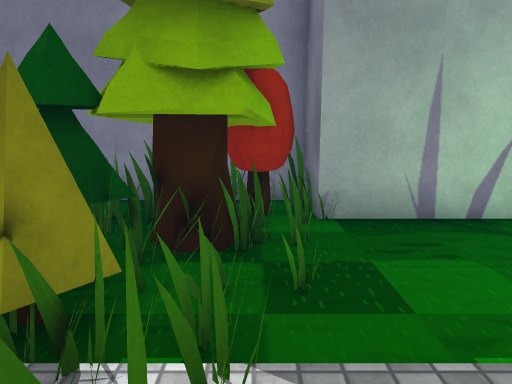
[1] (above)

15 first-person views from a walk through a 3-D level made in the Unity game engine. The camera is 1.4 m above the floor, tilts 10° down and sees 70° across. The floor is counted in squares, 1 m on a side. Each view is taken from the middle of a square. On the plan, view 1 faces up. The plan holds only what a view shows up to about 16 squares ahead; the rest is blank. The place goes on beyond the plan. The player is left out. Some animated figures are left out. Some surface patterns are stand-ins.

[2]
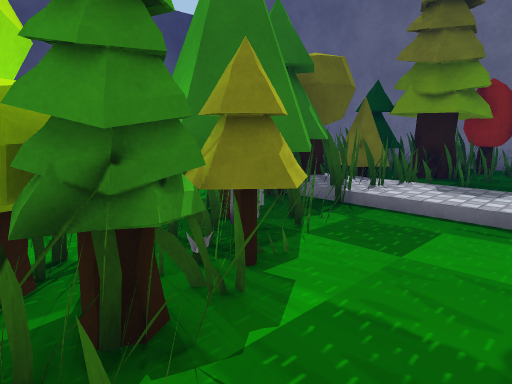

[3]
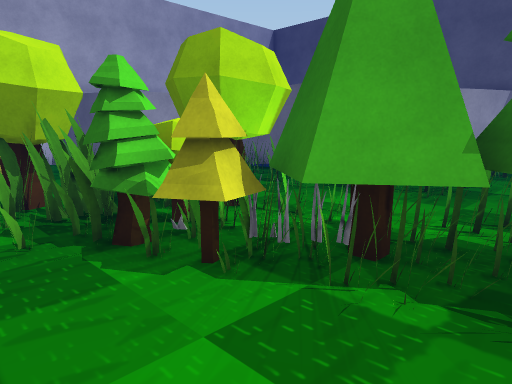

[4]
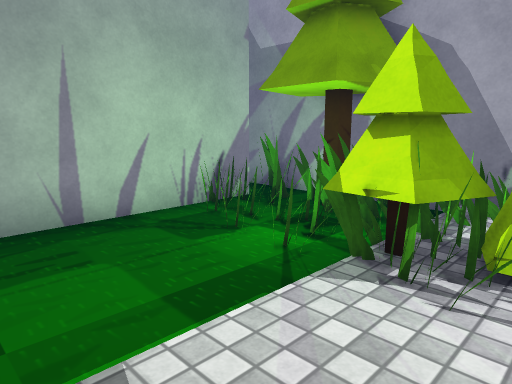

[5]
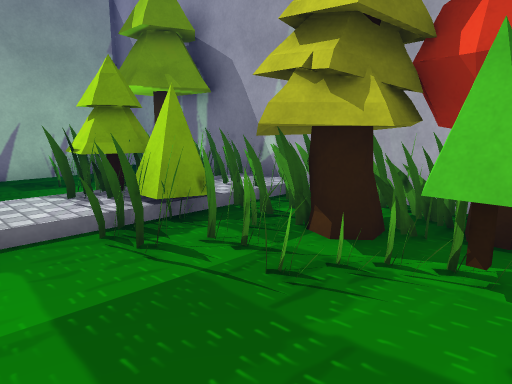

[6]
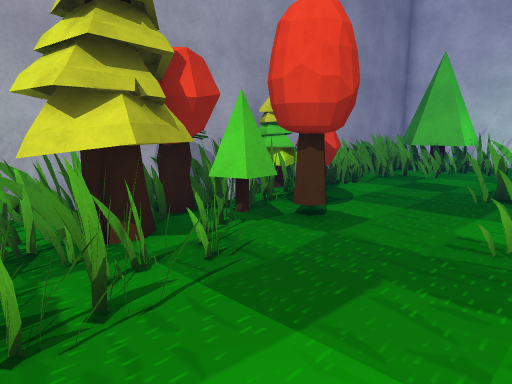

[7]
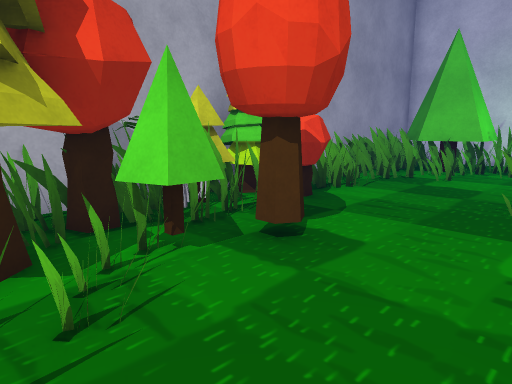

[8]
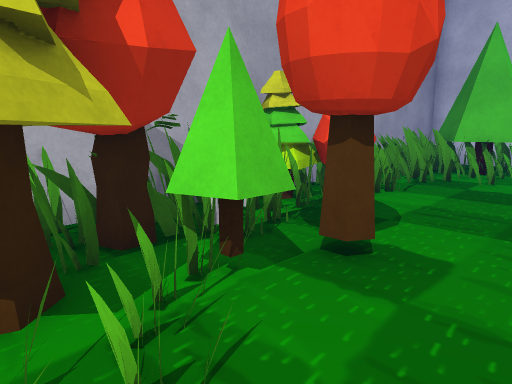

[9]
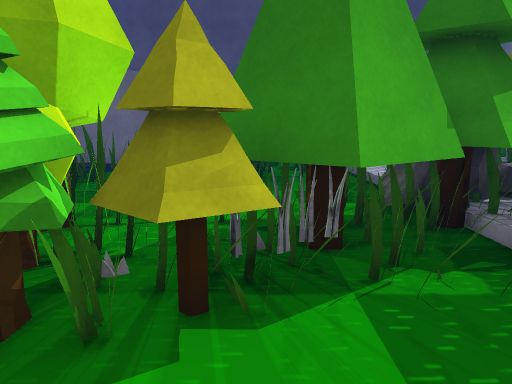

[10]
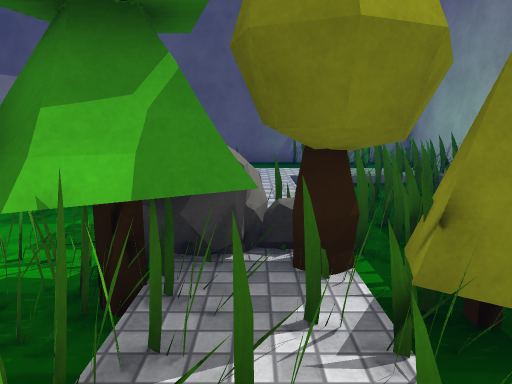

[11]
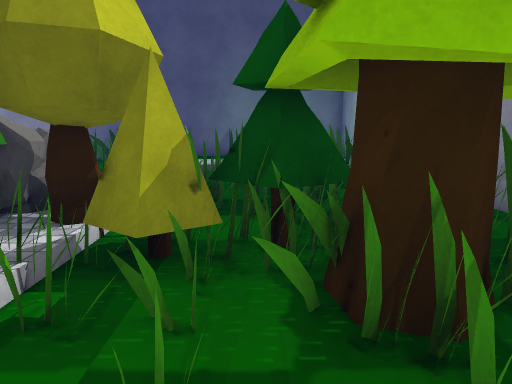

[12]
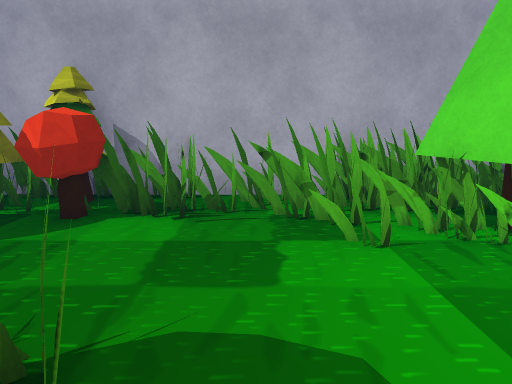

[13]
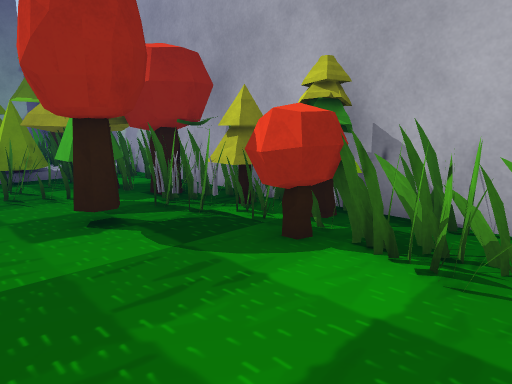

[14]
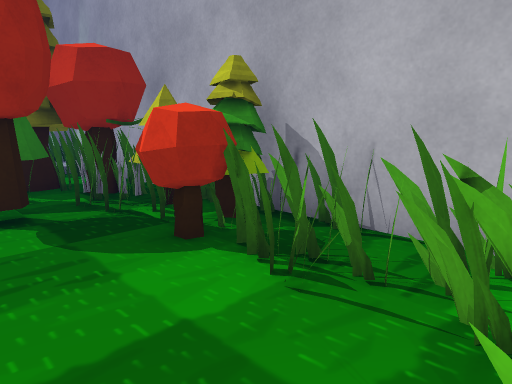

[15]
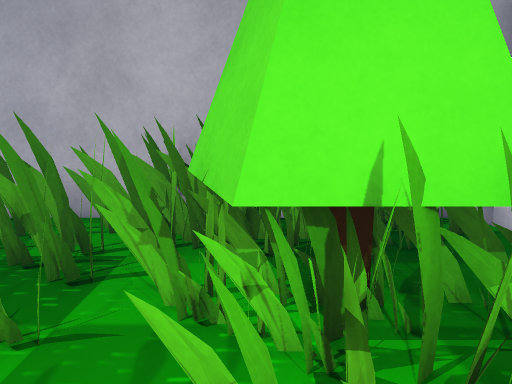

### Floor plan
Key: @ floor where view 1 was taken; # wall or solid block; . main floor; : floor 0.25 m higher than the main floor; / step, stairs or slope; = window, fence, low wall or low ledge; T tree; O other object.
Columns run from 5 left of view 1 to 9 right of it. Each row starts with its distance up from view 1.
  7      #######
  6     ###....#
  5   ####=...=#
  4  ##T#=....=#
  3  ##TT==...##
  2  #TT#=///TT#
  1  ##T#=:::#T#
  0  #TT#@///=T##
 -1  ##TT#...######
 -2  ##TTT...###T##
 -3   =TTTT...TTT##
 -4   ###TT...TTTT#
 -5  .T#TTT...#####
 -6 #.TT ###..O####
 -7 #  T ###....###
 -8      ##T...TTT#
 -9      TT #...###
-10        ##..=###
-11       . ...=#
-12     #   ..=##
-13     #   ...####
-14     #   .=TT###
-15          #TTT##
-16          ######

Where each view was taken, in squares from view 1:
view 1: 0 up, 0 right, facing up
view 2: 6 down, 3 right, facing up-left
view 3: 0 up, 3 right, facing down-left
view 4: 0 up, 1 right, facing up-right
view 5: 5 down, 2 right, facing up-right
view 6: 0 up, 1 right, facing down-right
view 7: 2 down, 2 right, facing down-right
view 8: 2 down, 3 right, facing down-right
view 9: 3 down, 3 right, facing left
view 10: 1 up, 1 right, facing left
view 11: 4 up, 2 right, facing left
view 12: 11 down, 1 right, facing right
view 13: 11 down, 3 right, facing up-right
view 14: 12 down, 4 right, facing up-right
view 15: 14 down, 3 right, facing right
